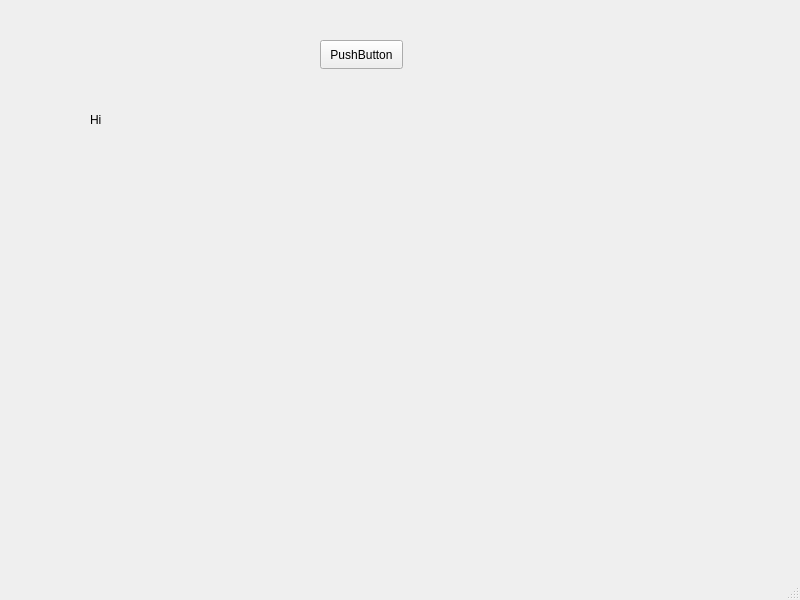
<?xml version="1.0" encoding="UTF-8"?>
<ui version="4.0">
 <class>MainWindow</class>
 <widget class="QMainWindow" name="MainWindow">
  <property name="geometry">
   <rect>
    <x>0</x>
    <y>0</y>
    <width>800</width>
    <height>600</height>
   </rect>
  </property>
  <property name="minimumSize">
   <size>
    <width>800</width>
    <height>600</height>
   </size>
  </property>
  <property name="windowTitle">
   <string>MainWindow</string>
  </property>
  <widget class="QWidget" name="centralwidget">
   <widget class="QLabel" name="imageLabel">
    <property name="geometry">
     <rect>
      <x>90</x>
      <y>110</y>
      <width>63</width>
      <height>20</height>
     </rect>
    </property>
    <property name="text">
     <string>Hi</string>
    </property>
   </widget>
   <widget class="QPushButton" name="generateButton">
    <property name="geometry">
     <rect>
      <x>320</x>
      <y>40</y>
      <width>83</width>
      <height>29</height>
     </rect>
    </property>
    <property name="text">
     <string>PushButton</string>
    </property>
   </widget>
  </widget>
  <widget class="QStatusBar" name="statusbar"/>
 </widget>
 <resources/>
 <connections/>
</ui>
